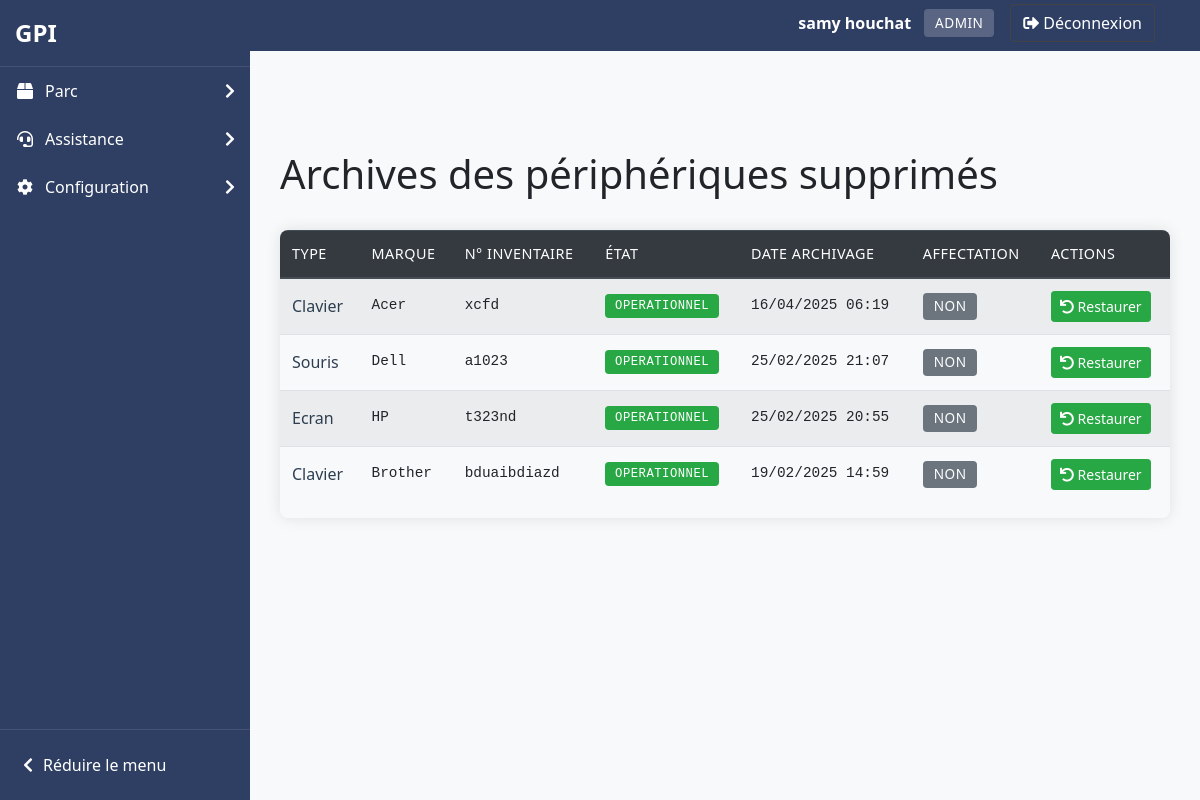
The page /pages/archives/archives_peripherique.php (signed in) on the database as committed earlier.
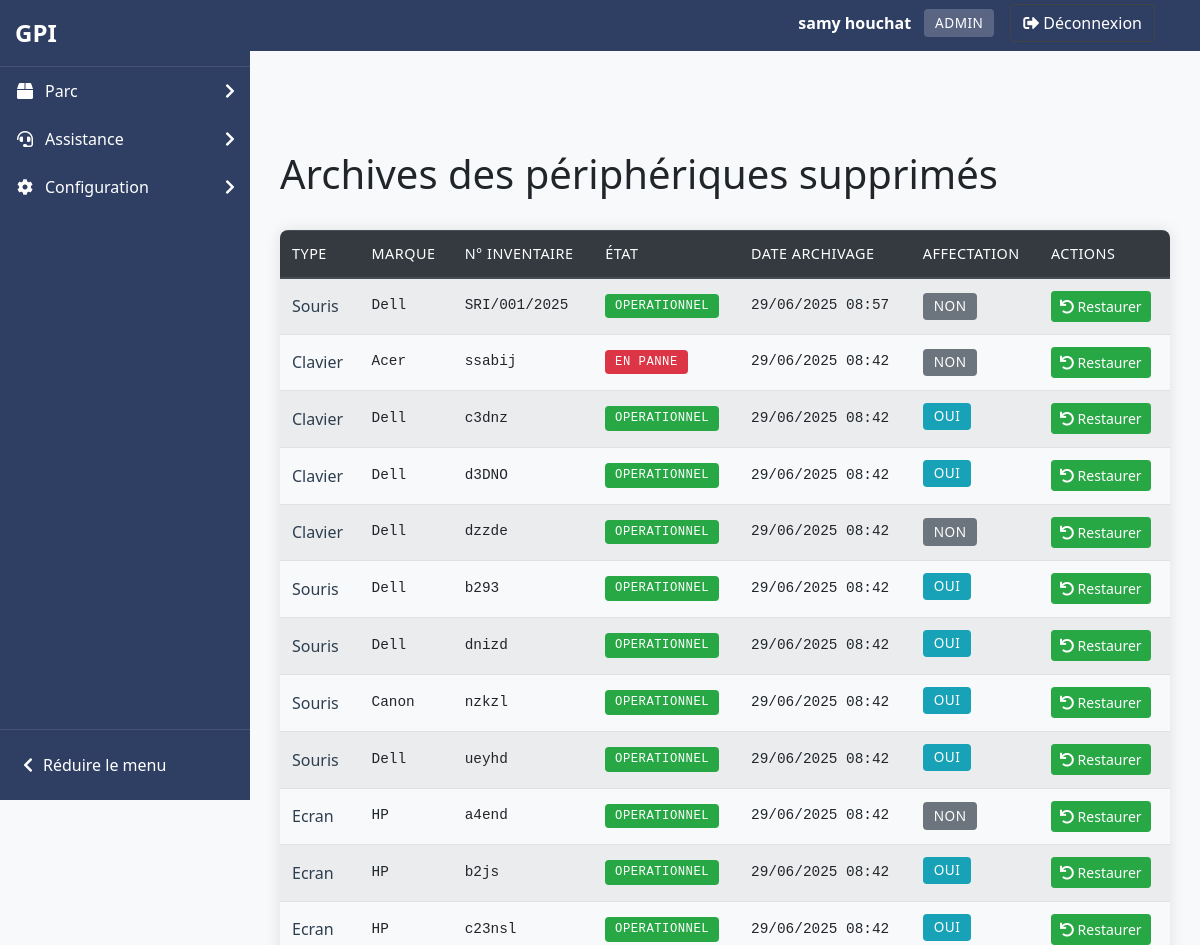
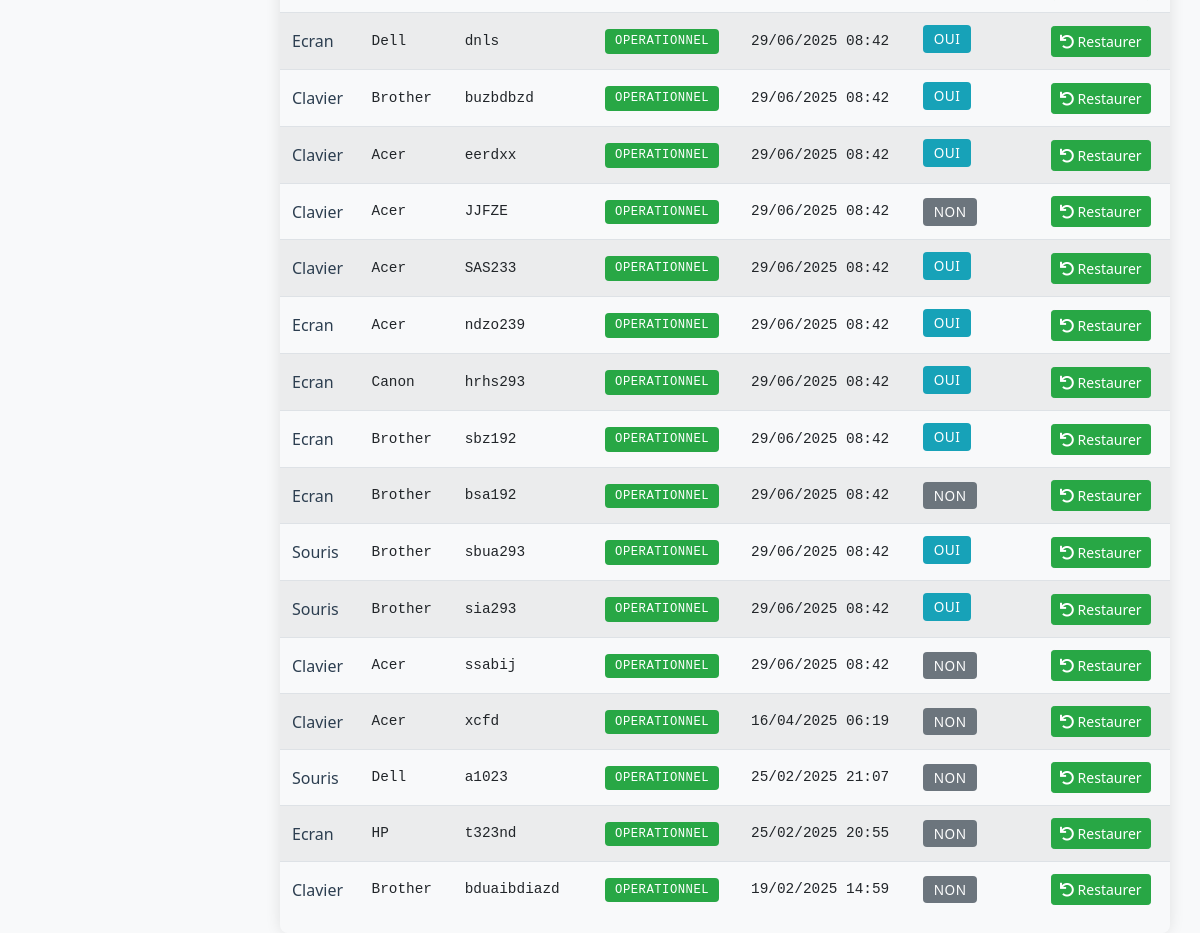
The same page on the database as committed later (2 pictures, top to bottom).
### tables this page shows
CREATE TABLE IF NOT EXISTS `archives_peripherique` (
  `id_archive` int NOT NULL AUTO_INCREMENT,
  `id_peripherique` int NOT NULL,
  `type` enum('Clavier','Souris','Ecran') NOT NULL,
  `id_marque` int NOT NULL,
  `nom_marque` varchar(255) DEFAULT NULL,
  `numero_inventaire` varchar(255) NOT NULL,
  `etat` enum('Operationnel','En panne') DEFAULT 'Operationnel',
  `date_ajout` datetime DEFAULT NULL,
  `supprime_le` datetime DEFAULT NULL,
  `est_affecte` tinyint(1) DEFAULT NULL,
  `date_archive` timestamp NOT NULL DEFAULT CURRENT_TIMESTAMP,
  PRIMARY KEY (`id_archive`)
);

CREATE TABLE IF NOT EXISTS `marque` (
  `id_marque` int NOT NULL AUTO_INCREMENT,
  `nom_marque` varchar(255) NOT NULL,
  PRIMARY KEY (`id_marque`),
  UNIQUE KEY `nom_marque` (`nom_marque`)
);

### pages/archives/archives_peripherique.php (the view, shortened to what this page needs)
<?php
require_once '../../includes/functions.php';
try {
    $pdo = connectDB();
    $stmt = $pdo->query("
        SELECT ap.*, m.nom_marque
        FROM archives_peripherique ap
        LEFT JOIN marque m ON ap.id_marque = m.id_marque
        ORDER BY date_archive DESC
    ");
    $archives = $stmt->fetchAll();
    echo '<div class="d-flex justify-content-between align-items-center mb-4">';
    echo '<h1>Archives des périphériques supprimés</h1>';
    echo '</div>';
    if (empty($archives)) {
        echo '<div class="alert alert-info">Aucun périphérique archivé.</div>';
    } else {
        echo '<div class="table-responsive">';
        echo '<table class="table table-striped">';
        echo '<thead class="thead-dark">';
        echo '<tr>';
        echo '<th>Type</th>';
        echo '<th>Marque</th>';
        echo '<th>N° Inventaire</th>';
        echo '<th>État</th>';
        echo '<th>Date archivage</th>';
        echo '<th>Affectation</th>';
        echo '<th>Actions</th>';
        echo '</tr>';
        echo '</thead>';
        echo '<tbody>';
        foreach ($archives as $archive) {
            echo '<tr>';
            echo '<td>' . htmlspecialchars($archive['type']) . '</td>';
            echo '<td>' . htmlspecialchars($archive['nom_marque']) . '</td>';
            echo '<td>' . htmlspecialchars($archive['numero_inventaire']) . '</td>';
            echo '<td><span class="badge badge-' . ($archive['etat'] === 'Operationnel' ? 'success' : 'danger') . '">' . htmlspecialchars($archive['etat']) . '</span></td>';
            echo '<td>' . date('d/m/Y H:i', strtotime($archive['date_archive'])) . '</td>';
            echo '<td><span class="badge badge-' . ($archive['est_affecte'] ? 'info' : 'secondary') . '">' . ($archive['est_affecte'] ? 'Oui' : 'Non') . '</span></td>';
            echo '<td>';
            echo '<form method="post" class="d-inline">';
            echo '<button type="submit" name="restaurer" class="btn btn-success btn-sm restore-btn">';
            echo '<i class="fas fa-undo"></i> Restaurer</button>';
            echo '</form>';
            echo '</td>';
            echo '</tr>';
        }
        echo '</tbody>';
        echo '</table>';
        echo '</div>';
    }
} catch (Exception $e) {
    echo '<div class="alert alert-danger">Erreur : ' . htmlspecialchars($e->getMessage()) . '</div>';
}
?>

Rows that differ between the two databases and show on the page:
added archives_peripherique: type "Souris", id_marque.nom_marque "Dell", numero_inventaire "SRI/001/2025", etat "OPERATIONNEL", date_archive "29/06/2025 08:57", est_affecte "NON"
added archives_peripherique: type "Clavier", id_marque.nom_marque "Acer", numero_inventaire "ssabij", etat "EN PANNE", date_archive "29/06/2025 08:42", est_affecte "NON"
added archives_peripherique: type "Clavier", id_marque.nom_marque "Dell", numero_inventaire "c3dnz", etat "OPERATIONNEL", date_archive "29/06/2025 08:42", est_affecte "OUI"
added archives_peripherique: type "Clavier", id_marque.nom_marque "Dell", numero_inventaire "d3DNO", etat "OPERATIONNEL", date_archive "29/06/2025 08:42", est_affecte "OUI"
added archives_peripherique: type "Clavier", id_marque.nom_marque "Dell", numero_inventaire "dzzde", etat "OPERATIONNEL", date_archive "29/06/2025 08:42", est_affecte "NON"
added archives_peripherique: type "Souris", id_marque.nom_marque "Dell", numero_inventaire "b293", etat "OPERATIONNEL", date_archive "29/06/2025 08:42", est_affecte "OUI"
added archives_peripherique: type "Souris", id_marque.nom_marque "Dell", numero_inventaire "dnizd", etat "OPERATIONNEL", date_archive "29/06/2025 08:42", est_affecte "OUI"
added archives_peripherique: type "Souris", id_marque.nom_marque "Canon", numero_inventaire "nzkzl", etat "OPERATIONNEL", date_archive "29/06/2025 08:42", est_affecte "OUI"
added archives_peripherique: type "Souris", id_marque.nom_marque "Dell", numero_inventaire "ueyhd", etat "OPERATIONNEL", date_archive "29/06/2025 08:42", est_affecte "OUI"
added archives_peripherique: type "Ecran", id_marque.nom_marque "HP", numero_inventaire "a4end", etat "OPERATIONNEL", date_archive "29/06/2025 08:42", est_affecte "NON"
added archives_peripherique: type "Ecran", id_marque.nom_marque "HP", numero_inventaire "b2js", etat "OPERATIONNEL", date_archive "29/06/2025 08:42", est_affecte "OUI"
added archives_peripherique: type "Ecran", id_marque.nom_marque "HP", numero_inventaire "c23nsl", etat "OPERATIONNEL", date_archive "29/06/2025 08:42", est_affecte "OUI"
added archives_peripherique: type "Ecran", id_marque.nom_marque "Dell", numero_inventaire "dnls", etat "OPERATIONNEL", date_archive "29/06/2025 08:42", est_affecte "OUI"
added archives_peripherique: type "Clavier", id_marque.nom_marque "Brother", numero_inventaire "buzbdbzd", etat "OPERATIONNEL", date_archive "29/06/2025 08:42", est_affecte "OUI"
added archives_peripherique: type "Clavier", id_marque.nom_marque "Acer", numero_inventaire "eerdxx", etat "OPERATIONNEL", date_archive "29/06/2025 08:42", est_affecte "OUI"
added archives_peripherique: type "Clavier", id_marque.nom_marque "Acer", numero_inventaire "JJFZE", etat "OPERATIONNEL", date_archive "29/06/2025 08:42", est_affecte "NON"
added archives_peripherique: type "Clavier", id_marque.nom_marque "Acer", numero_inventaire "SAS233", etat "OPERATIONNEL", date_archive "29/06/2025 08:42", est_affecte "OUI"
added archives_peripherique: type "Ecran", id_marque.nom_marque "Acer", numero_inventaire "ndzo239", etat "OPERATIONNEL", date_archive "29/06/2025 08:42", est_affecte "OUI"
added archives_peripherique: type "Ecran", id_marque.nom_marque "Canon", numero_inventaire "hrhs293", etat "OPERATIONNEL", date_archive "29/06/2025 08:42", est_affecte "OUI"
added archives_peripherique: type "Ecran", id_marque.nom_marque "Brother", numero_inventaire "sbz192", etat "OPERATIONNEL", date_archive "29/06/2025 08:42", est_affecte "OUI"
added archives_peripherique: type "Ecran", id_marque.nom_marque "Brother", numero_inventaire "bsa192", etat "OPERATIONNEL", date_archive "29/06/2025 08:42", est_affecte "NON"
added archives_peripherique: type "Souris", id_marque.nom_marque "Brother", numero_inventaire "sbua293", etat "OPERATIONNEL", date_archive "29/06/2025 08:42", est_affecte "OUI"
added archives_peripherique: type "Souris", id_marque.nom_marque "Brother", numero_inventaire "sia293", etat "OPERATIONNEL", date_archive "29/06/2025 08:42", est_affecte "OUI"
added archives_peripherique: type "Clavier", id_marque.nom_marque "Acer", numero_inventaire "ssabij", etat "OPERATIONNEL", date_archive "29/06/2025 08:42", est_affecte "NON"
